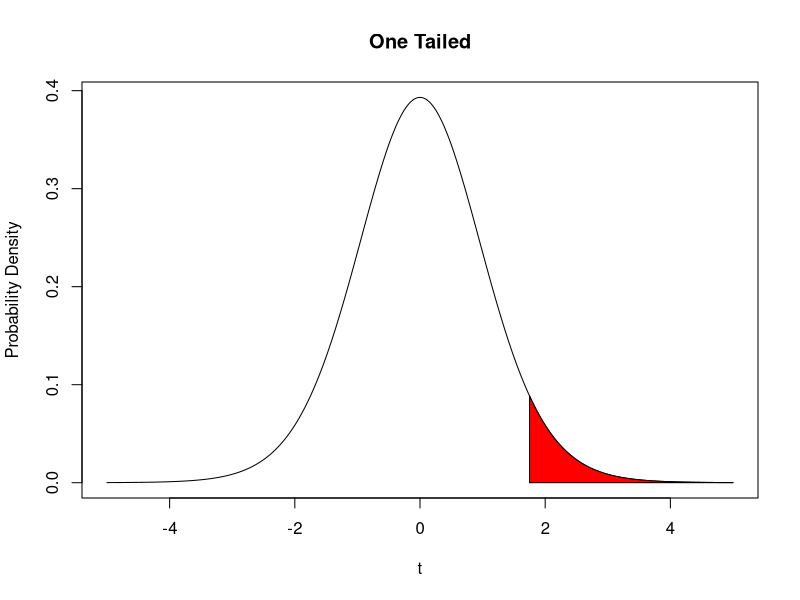
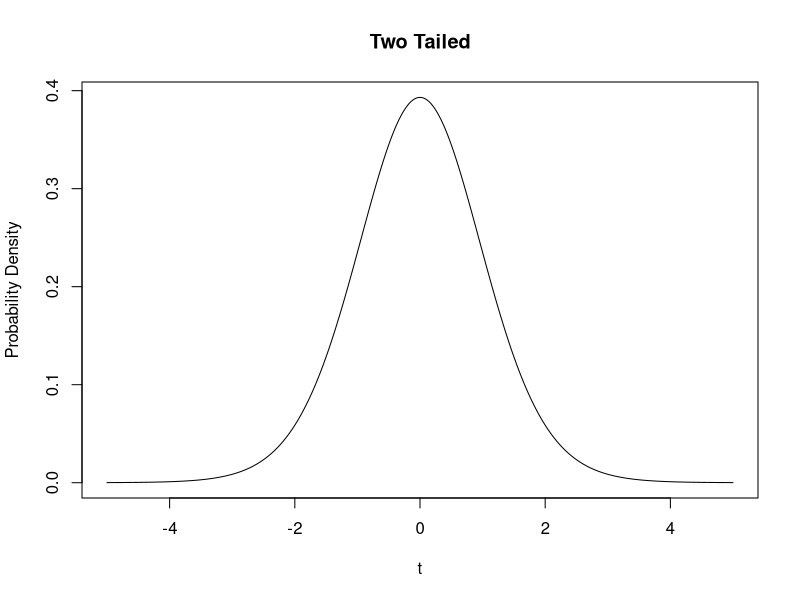

Reproduce these figures in R, in order. (Note: this script raises an error after producing the figures.)
# https://stackoverflow.com/questions/36948624/shade-area-under-a-curve
# 1.75 and 2.12 
y=dt(seq(-5,5,by=.0001),17)
x=seq(-5,5,by=.0001)
plot(x,y,type="l",main="One Tailed",xlab="t",ylab="Probability Density")

polygon(c(x[x>=1.75], max(x), 1.75), c(y[x>=1.75], 0, 0), col="red")

plot(x,y,type="l",main="Two Tailed",xlab="t",ylab="Probability Density")
with(dens, polygon(x=c(x[c(x1,x1:x2,x2)]), y= c(0, y[x1:x2], 0), col="gray"))

polygon(c(x[x>=2.12], max(x), 2.12), c(y[x>=2.12], 0, 0), angle=45,col="red")
polygon(c(x[x<=-2.12], -2.12, min(x)), c(y[x<=-2.12], 0, 0), angle=45,col="red")
